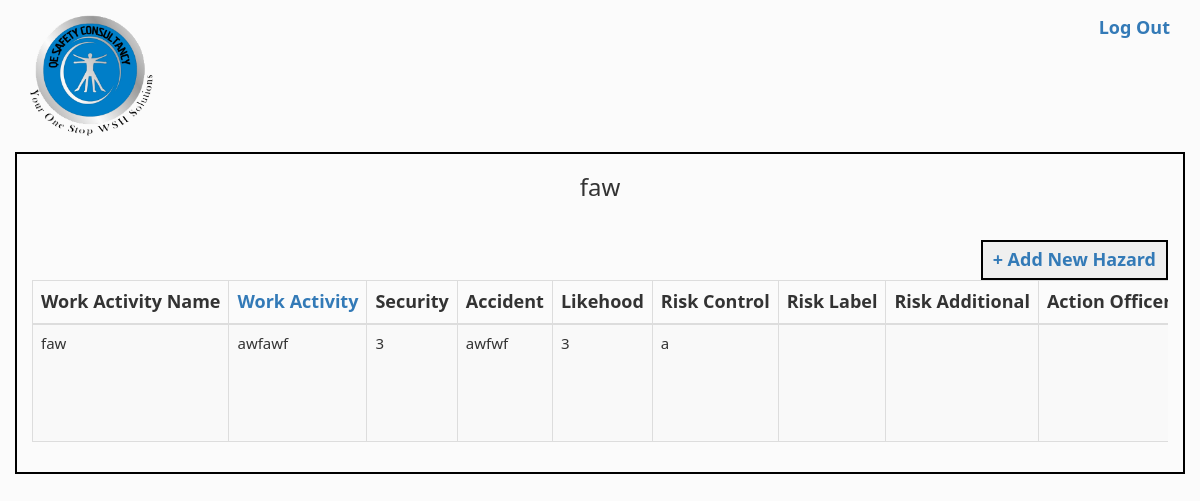
Screenshot of /hazard.php?id=393 (signed in) with the database file from the repository.
### tables this page shows
CREATE TABLE `workactivity` (
  `work_id` int(11) NOT NULL AUTO_INCREMENT,
  `riskId` int(11) NOT NULL,
  `name` varchar(200) NOT NULL,
  `created_by` varchar(200) NOT NULL,
  `created_on` datetime NOT NULL,
  `status` int(11) NOT NULL,
  PRIMARY KEY (`work_id`)
);

CREATE TABLE `hazard` (
  `hazard_id` int(11) NOT NULL AUTO_INCREMENT,
  `work_id` int(11) NOT NULL,
  `name` varchar(200) NOT NULL,
  `security` varchar(200) NOT NULL,
  `securitysecond` text NOT NULL,
  `accident` varchar(200) NOT NULL,
  `likehood` varchar(200) NOT NULL,
  `likehoodsecond` text NOT NULL,
  `risk_control` text NOT NULL,
  `risk_label` varchar(200) NOT NULL,
  `risk_additional` text NOT NULL,
  `action_officer` varchar(200) NOT NULL,
  `action_date` datetime NOT NULL,
  `status` int(11) NOT NULL,
  PRIMARY KEY (`hazard_id`)
);

### hazard.php (the view, shortened to what this page needs)
<?php
include_once 'config.php';
 ?><script type="text/javascript">window.location.assign('login.php');</script>
 <?php
if(isset($_GET['id']))
	$id= $_GET['id'];
?>
<?php include_once 'header.php' ;?>
      <div class="container" style="border:2px solid black;">
     <?php
     $sql = "SELECT name FROM workactivity where work_id=$id";
     $result = mysqli_query($con, $sql);
     $num_row= mysqli_num_rows($result);
     if($num_row>0){
     while($row = mysqli_fetch_assoc($result)) {
     ?>
      <h3 style="text-align:center"><?php echo $row['name'];?></h3><?php
      }
      }
      ?>
          <div class="table-responsive">
      <div class="bs-example">
      <div class="align_right"><a href="addhazard.php?id=<?php echo $id;?>"><button class="button_new_risk"><strong>+ Add New Hazard</strong></button></a></div>
    <table id="dttbl"  class="table table-bordered table table-striped">
        <thead>
             <tr>
              <th  class="heading">Work Activity Name</th>
                 <?php
                   if(isset($_GET['sort']))
                   {
                 if ($_GET['sort'] == 'ASC')
                {
                ?>
                <th  class="heading"><a href="hazard.php?id=<?php echo $id;?>&sort=desc">Name</a></th>
                <?php
                }
                elseif($_GET['sort']=='desc')
                {
                ?><th  class="heading"><a href="hazard.php?id=<?php echo $id;?>&sort=ASC">Name</a></th><?php
                }
                 }
                 else
                 {
                  ?><th  class="heading"><a href="hazard.php?id=<?php echo $id;?>&sort=desc">Work Activity</a></th>
                  <?php
                 }
             ?>
                <th class="heading">Security</th>
                <th class="heading">Accident</th>
                <th class="heading">Likehood</th>
                <th class="heading">Risk Control</th>
                <th class="heading">Risk Label</th>
                <th class="heading">Risk Additional</th>
                <th class="heading">Action Officer</th>
            </tr>
        </thead>
         <?php
     $sql = "SELECT name FROM workactivity where work_id=$id";
     $result = mysqli_query($con, $sql);
     $num_row= mysqli_num_rows($result);
     if($num_row>0){
   while($row2= mysqli_fetch_assoc($result)){
    $name=$row2['name'];
    }
    }
    ?>
        <tbody id="myTable">
        <?php
         if(isset($_GET['sort']))
        {
     $sql = "SELECT * FROM hazard where work_id=$id";
     if ($_GET['sort'] == 'ASC')
     {
    $sql .= " ORDER BY name ASC";
    }
  elseif($_GET['sort'] == 'desc')
   {
    $sql .= " ORDER BY name DESC";
     }
     }
     else
     {
     $sql = "SELECT * FROM hazard where work_id=$id";
   }
     $result = mysqli_query($con, $sql);
     $num_row= mysqli_num_rows($result);
     if($num_row>0){
     while($row = mysqli_fetch_assoc($result)) {
     ?>
     <tr>
       <td ><div class="cont"><?php echo $name;?></div></td>
        <td ><div class="cont"><?php echo $row['name'];?></div></td>
        <td ><div class="cont"><?php echo $row['security'];?></div></td>
        <td ><div class="cont"><?php echo $row['accident'];?></div></td>
        <td ><div class="cont"><?php echo $row['likehood'];?></div></td>
        <td ><div class="cont"><?php echo $row['risk_control'];?></div></td>
        <td ><div class="cont"><?php echo $row['risk_label'];?></td></div>
        <td ><div class="cont"><?php echo $row['risk_additional'];?></td></div>
        <td ><div class="cont"><?php echo $row['action_officer'];?></td></div>
        <?php
        }
        }
        ?>
<?php include_once 'footer.php';?>

### css/style.css (style rules this page uses)
body { background:#fbfbfb; }
.table-striped th { white-space:nowrap; }
.table-striped td { font-size:15px; vertical-align:middle!important; }

### css/styles.css (style rules this page uses)
.button_new_risk { border: 2px solid black; padding-top: 5px; padding-bottom: 5px; padding-right: 10px; padding-left: 10px; }
.bs-example { margin-top: 30px; margin-bottom: 30px; }
.align_right { float: right; }
.cont { overflow: hidden; height:100px; -o-text-overflow: ellipsis; text-overflow: ellipsis; }

### header.php (style rules this page uses)
body { font-family: Calibri, Candara, Segoe, 'Segoe UI', Optima, Arial, sans-serif; font-size: 18px; }

### rows the page displays
workactivity: name "faw"
hazard: work.name "faw", name "awfawf", security "3", accident "awfwf", likehood "3", risk_control "a"
